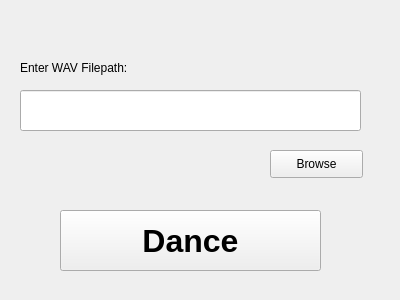
<?xml version="1.0" encoding="UTF-8"?>
<ui version="4.0">
 <class>Form</class>
 <widget class="QWidget" name="Form">
  <property name="geometry">
   <rect>
    <x>0</x>
    <y>0</y>
    <width>400</width>
    <height>300</height>
   </rect>
  </property>
  <property name="windowTitle">
   <string>Form</string>
  </property>
  <widget class="QLineEdit" name="filePathEdit">
   <property name="geometry">
    <rect>
     <x>20</x>
     <y>90</y>
     <width>341</width>
     <height>41</height>
    </rect>
   </property>
  </widget>
  <widget class="QLabel" name="label">
   <property name="geometry">
    <rect>
     <x>20</x>
     <y>60</y>
     <width>131</width>
     <height>16</height>
    </rect>
   </property>
   <property name="text">
    <string>Enter WAV Filepath:</string>
   </property>
  </widget>
  <widget class="QPushButton" name="browse">
   <property name="geometry">
    <rect>
     <x>270</x>
     <y>150</y>
     <width>93</width>
     <height>28</height>
    </rect>
   </property>
   <property name="text">
    <string>Browse</string>
   </property>
  </widget>
  <widget class="QPushButton" name="dance">
   <property name="geometry">
    <rect>
     <x>60</x>
     <y>210</y>
     <width>261</width>
     <height>61</height>
    </rect>
   </property>
   <property name="font">
    <font>
     <pointsize>24</pointsize>
     <weight>75</weight>
     <bold>true</bold>
    </font>
   </property>
   <property name="text">
    <string>Dance</string>
   </property>
  </widget>
 </widget>
 <resources/>
 <connections/>
</ui>
